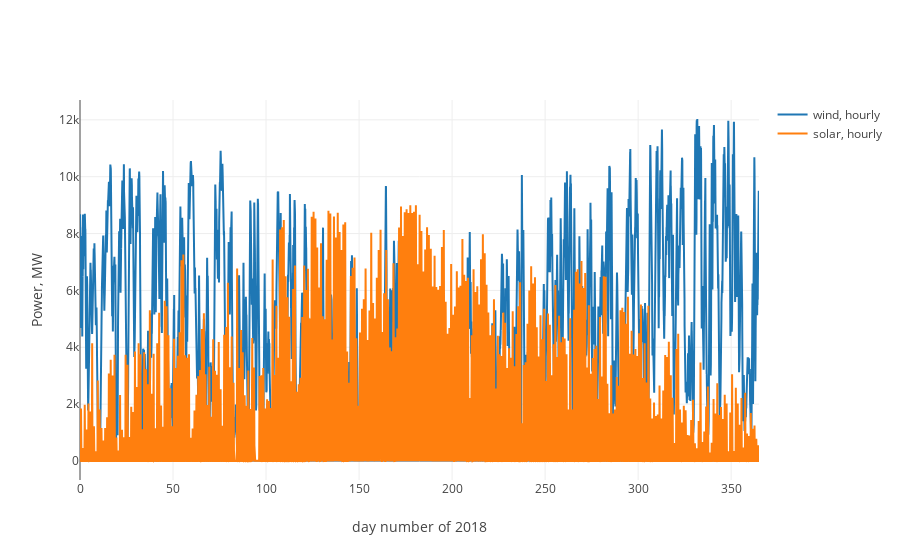
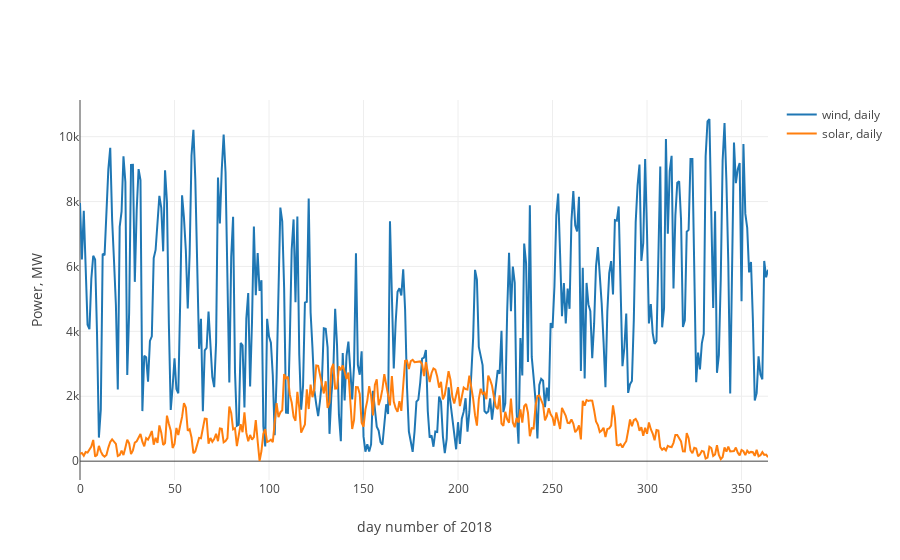
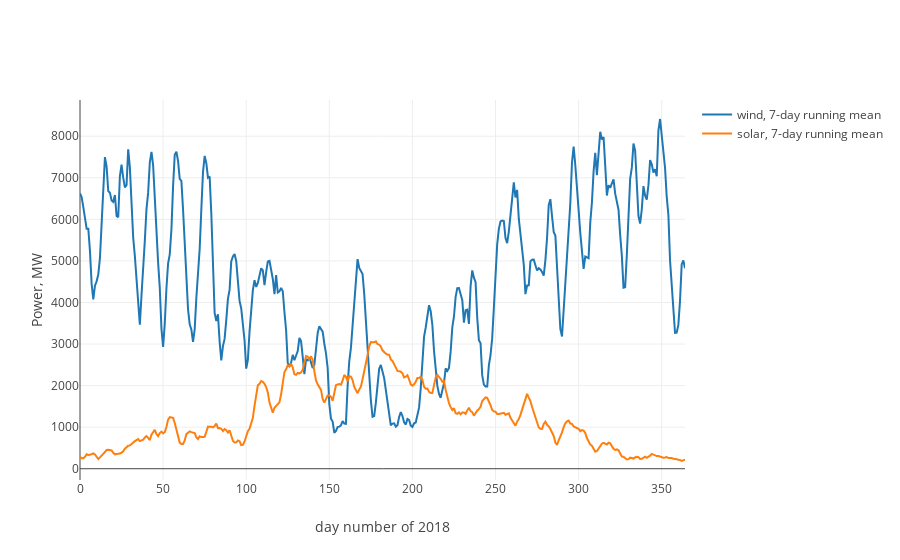

Here is the notebook cell these charts were saved with, in order:
### Code cell
dt = 5*60
dayno = np.array(secs_ev)/86400;

firstper_val = math.floor(7*86400/300)
lastper_val =  math.floor((365+7)*86400/300)

N_hr=math.floor(3600/dt)
wind_sm = np.convolve(wind,np.ones((N_hr,))/N_hr,mode='same')
solar_sm = np.convolve(solar,np.ones((N_hr,))/N_hr,mode='same')

times_hr = dayno[firstper_val:lastper_val:12]
solar_hr = solar_sm[firstper_val:lastper_val:12]
wind_hr = wind_sm[firstper_val:lastper_val:12]

N_day=math.floor(86400/dt)
wind_sm = np.convolve(wind,np.ones((N_day,))/N_day,mode='same')
solar_sm = np.convolve(solar,np.ones((N_day,))/N_day,mode='same')
demand_sm = np.convolve(demand,np.ones((N_day,))/N_day,mode='same')

times_day = dayno[firstper_val:lastper_val:12*24]
solar_day = solar_sm[firstper_val:lastper_val:12*24]
wind_day = wind_sm[firstper_val:lastper_val:12*24]
demand_day = demand_sm[firstper_val:lastper_val:12*24]

N_wk=math.floor(7*86400/dt)
wind_sm = np.convolve(wind,np.ones((N_wk,))/N_wk,mode='same')
solar_sm = np.convolve(solar,np.ones((N_wk,))/N_wk,mode='same')

times_wk = dayno[firstper_val:lastper_val:12*24]
solar_wk = solar_sm[firstper_val:lastper_val:12*24]
wind_wk = wind_sm[firstper_val:lastper_val:12*24]

trace1 = go.Scatter(x=times_hr,y=wind_hr,name="wind, hourly")
trace2 = go.Scatter(x=times_hr,y=solar_hr,name="solar, hourly")
iplot(go.Figure(data=[trace1,trace2],layout=layoutsk))

trace1 = go.Scatter(x=times_day,y=wind_day,name="wind, daily")
trace2 = go.Scatter(x=times_day,y=solar_day,name="solar, daily")
iplot(go.Figure(data=[trace1,trace2],layout=layoutsk))


trace1 = go.Scatter(x=times_wk,y=wind_wk,name="wind, 7-day running mean")
trace2 = go.Scatter(x=times_wk,y=solar_wk,name="solar, 7-day running mean")
iplot(go.Figure(data=[trace1,trace2],layout=layoutsk))

### Figure 1 — Plotly figure (JSON) as saved in the notebook; plotly's stock layout.template omitted (floating-point values rounded to 4 significant figures; data arrays with more than 128 entries replaced by an {"elided": "..."} marker saying what was removed)
{"data": [{"name": "wind, hourly", "type": "scatter", "uid": "dbda9ca3-dbe3-4e76-8501-4fbd054577ad", "x": {"elided": "8760 float values"}, "y": {"elided": "8760 float values"}}, {"name": "solar, hourly", "type": "scatter", "uid": "7b0750a6-4634-4a0f-b686-8bc73e830d22", "x": {"elided": "8760 float values"}, "y": {"elided": "8760 float values"}}], "layout": {"xaxis": {"title": {"text": "day number of 2018"}}, "yaxis": {"automargin": true, "title": {"text": "Power, MW"}}}}

### Figure 2 — Plotly figure (JSON) as saved in the notebook; plotly's stock layout.template omitted (floating-point values rounded to 4 significant figures; data arrays with more than 128 entries replaced by an {"elided": "..."} marker saying what was removed)
{"data": [{"name": "wind, daily", "type": "scatter", "uid": "f1978c02-bfdd-40ed-a21a-e8374558eca9", "x": {"elided": "365 int values"}, "y": {"elided": "365 float values"}}, {"name": "solar, daily", "type": "scatter", "uid": "959466b3-9e58-4014-b8bb-80eaeaf53a95", "x": {"elided": "365 int values"}, "y": {"elided": "365 float values"}}], "layout": {"xaxis": {"title": {"text": "day number of 2018"}}, "yaxis": {"automargin": true, "title": {"text": "Power, MW"}}}}

### Figure 3 — Plotly figure (JSON) as saved in the notebook; plotly's stock layout.template omitted (floating-point values rounded to 4 significant figures; data arrays with more than 128 entries replaced by an {"elided": "..."} marker saying what was removed)
{"data": [{"name": "wind, 7-day running mean", "type": "scatter", "uid": "f887b62f-dcd4-458d-a546-35429375f325", "x": {"elided": "365 int values"}, "y": {"elided": "365 float values"}}, {"name": "solar, 7-day running mean", "type": "scatter", "uid": "bf29198c-5c56-48af-8d56-11dd8b191a11", "x": {"elided": "365 int values"}, "y": {"elided": "365 float values"}}], "layout": {"xaxis": {"title": {"text": "day number of 2018"}}, "yaxis": {"automargin": true, "title": {"text": "Power, MW"}}}}
